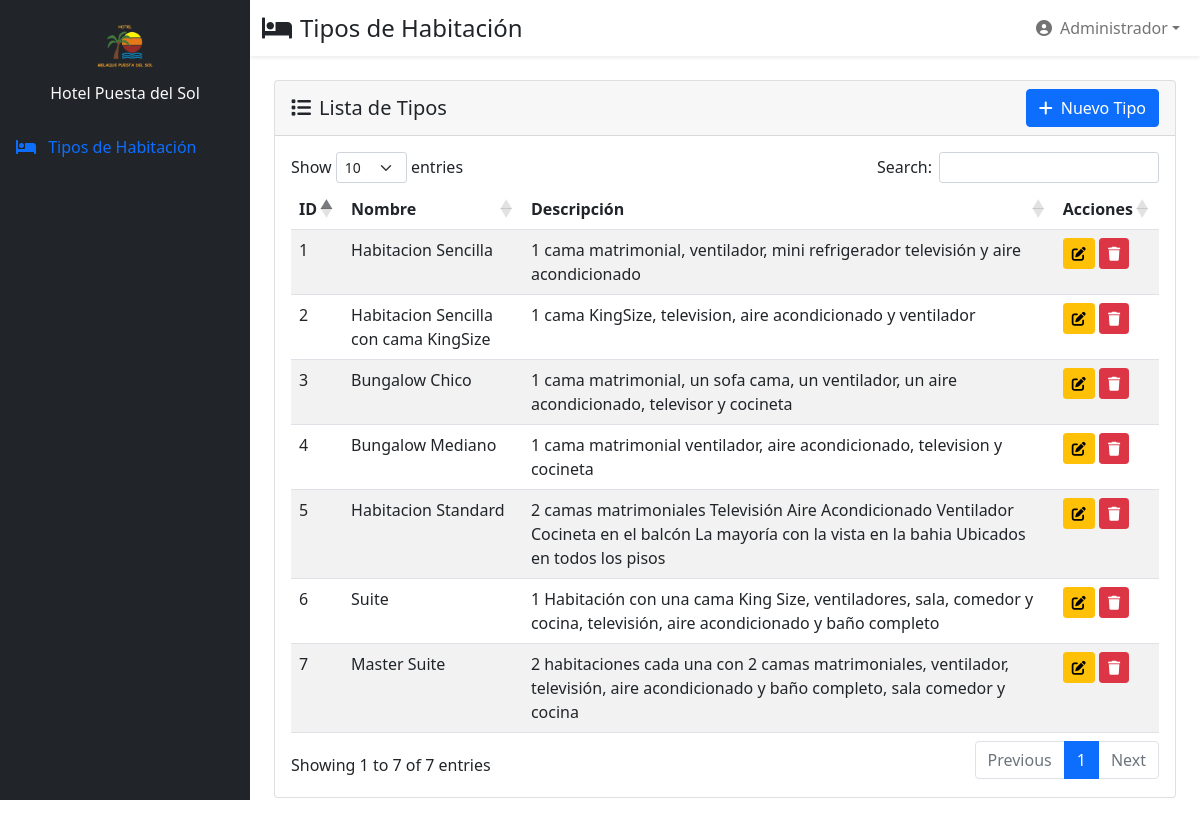
The app's page /tipohabitacion/index.php (signed in) with its own data.
### tables this page shows
CREATE TABLE `tipos_habitacion` (
  `id` int(11) NOT NULL,
  `nombre` varchar(100) DEFAULT NULL,
  `descripcion` text
);

### tipohabitacion/index.php (the view, shortened to what this page needs)
<?php
require_once '../config/db_connect.php';
$nombre_usuario = $_SESSION['nombre'];
$query = "SELECT * FROM tipos_habitacion ORDER BY id DESC";
$result = mysqli_query($conn, $query);
$tipos = mysqli_fetch_all($result, MYSQLI_ASSOC);
?>
<!DOCTYPE html>
<html lang="es">
<head>
    <link href="https://cdn.jsdelivr.net/npm/bootstrap@5.1.3/dist/css/bootstrap.min.css" rel="stylesheet">
    <link rel="stylesheet" href="https://cdnjs.cloudflare.com/ajax/libs/font-awesome/6.0.0-beta3/css/all.min.css">
    <link rel="stylesheet" href="https://cdn.datatables.net/1.13.4/css/dataTables.bootstrap5.min.css">
</head>
<body>
    <nav class="sidebar bg-dark d-none d-md-block">
        <div class="position-sticky pt-3">
            <div class="text-center mb-4">
                <img src="../assets/img/Logo_Hotel.png" alt="Hotel" class="img-fluid" style="max-height: 60px;">
                <h6 class="text-light mt-2">Hotel Puesta del Sol</h6>
            </div>
            <ul class="nav flex-column">
                <li class="nav-item">
                    <a class="nav-link active" href="tipohabitacion/index.php">
                        <i class="fas fa-bed me-2"></i>
                        Tipos de Habitación
                    </a>
                </li>
            </ul>
        </div>
    </nav>
    <div class="main-content">
        <nav class="navbar navbar-expand-lg navbar-light bg-white shadow-sm">
            <div class="container-fluid">
                <h4 class="mb-0"><i class="fas fa-bed me-2"></i>Tipos de Habitación</h4>
                <div class="navbar-nav ms-auto">
                    <div class="nav-item dropdown">
                        <a class="nav-link dropdown-toggle d-flex align-items-center" href="#" role="button" data-bs-toggle="dropdown">
                            <i class="fas fa-user-circle me-2"></i>
                            <?= htmlspecialchars($nombre_usuario) ?>
                        </a>
                    </div>
                </div>
            </div>
        </nav>
        <div class="container-fluid px-4 py-4">
            <div class="card">
                <div class="card-header d-flex justify-content-between align-items-center">
                    <h5 class="card-title mb-0"><i class="fas fa-list me-2"></i>Lista de Tipos</h5>
                    <button class="btn btn-primary" data-bs-toggle="modal" data-bs-target="#modalCrear">
                        <i class="fas fa-plus me-2"></i>Nuevo Tipo
                    </button>
                </div>
                <div class="card-body">
                    <div class="table-responsive">
                        <table id="tablaTipos" class="table table-striped">
                            <thead>
                                <tr>
                                    <th>ID</th>
                                    <th>Nombre</th>
                                    <th>Descripción</th>
                                    <th>Acciones</th>
                                </tr>
                            </thead>
                            <tbody>
                                <?php foreach ($tipos as $tipo): ?>
                                <tr>
                                    <td><?= $tipo['id'] ?></td>
                                    <td><?= htmlspecialchars($tipo['nombre']) ?></td>
                                    <td><?= htmlspecialchars($tipo['descripcion']) ?></td>
                                    <td>
                                        <button class="btn btn-sm btn-warning"
                                                onclick="editarTipo(<?= $tipo['id'] ?>)">
                                            <i class="fas fa-edit"></i>
                                        </button>
                                        <button class="btn btn-sm btn-danger"
                                                onclick="eliminarTipo(<?= $tipo['id'] ?>, '<?= htmlspecialchars($tipo['nombre']) ?>')">
                                            <i class="fas fa-trash"></i>
                                        </button>
                                    </td>
                                </tr>
                                <?php endforeach; ?>
                            </tbody>
                        </table>
                    </div>
                </div>
            </div>
        </div>
    </div>
</body>
</html>

### tipohabitacion/index.php (style rules this page uses)
.sidebar { min-height: 100vh; background-color: #343a40; position: fixed; width: 250px; }
.main-content { margin-left: 250px; }

### records on screen
tipos_habitacion: id "7", nombre "Master Suite", descripcion "2 habitaciones cada una con 2 camas matrimoniales, ventilador, televisión, aire acondicionado y baño completo, sala comedor y cocina"
tipos_habitacion: id "6", nombre "Suite", descripcion "1 Habitación con una cama King Size, ventiladores, sala, comedor y cocina, televisión, aire acondicionado y baño completo"
tipos_habitacion: id "5", nombre "Habitacion Standard", descripcion "2 camas matrimoniales Televisión Aire Acondicionado Ventilador Cocineta en el balcón La mayoría con la vista en la bahia Ubicados en todos los pisos"
tipos_habitacion: id "4", nombre "Bungalow Mediano", descripcion "1 cama matrimonial ventilador, aire acondicionado, television y cocineta"
tipos_habitacion: id "3", nombre "Bungalow Chico", descripcion "1 cama matrimonial, un sofa cama, un ventilador, un aire acondicionado, televisor y cocineta"
tipos_habitacion: id "2", nombre "Habitacion Sencilla con cama KingSize", descripcion "1 cama KingSize, television, aire acondicionado y ventilador"
tipos_habitacion: id "1", nombre "Habitacion Sencilla", descripcion "1 cama matrimonial, ventilador, mini refrigerador televisión y aire acondicionado"

### other values on screen
$nombre_usuario "Administrador"
